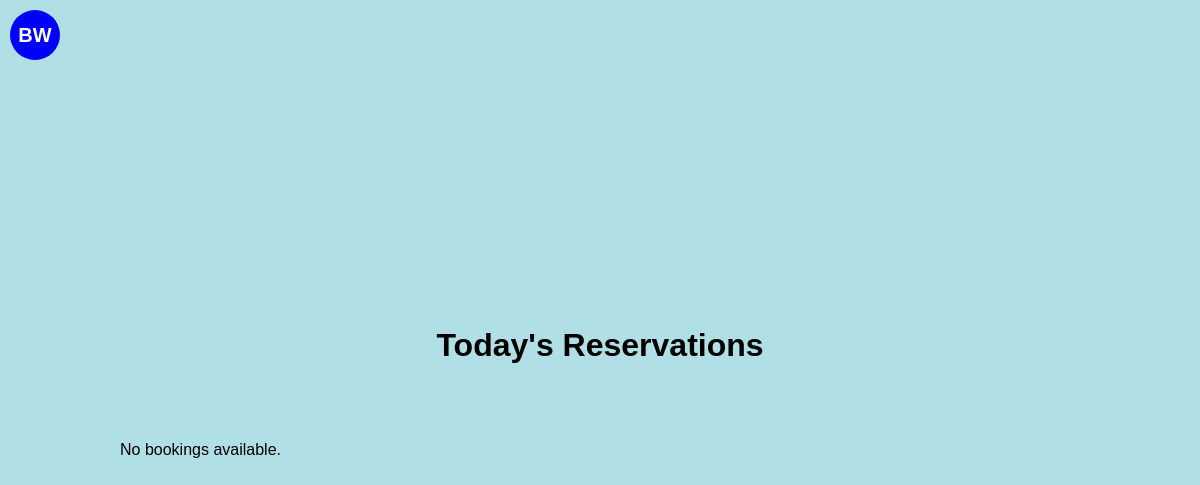
Before: / with the older database file.
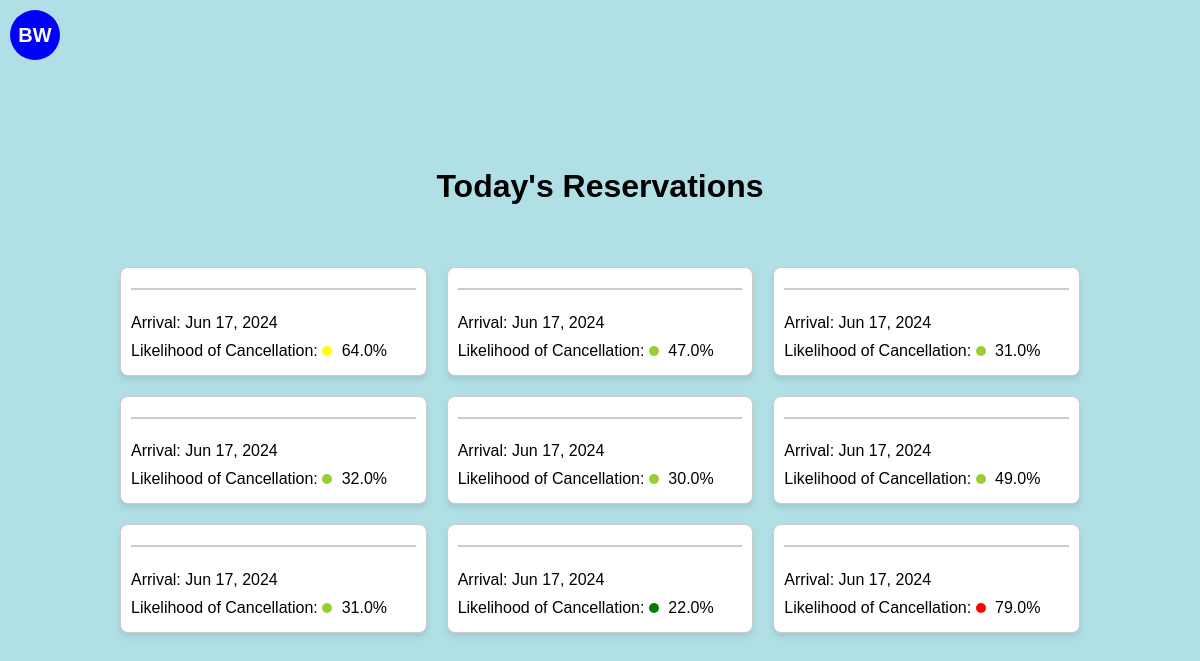
After: the same page with the newer database file.
### cancellationPredictor/models.py (models this page shows, shortened)
class Booking(models.Model):
    month_of_booking = models.IntegerField()
    day_of_booking = models.IntegerField()
    weekday_of_booking = models.IntegerField()
    month_of_arrival = models.IntegerField()
    day_of_arrival = models.IntegerField()
    weekday_of_arrival = models.IntegerField()
    num_of_nights = models.IntegerField()
    is_repeated_guest = models.BooleanField()
    previous_stays = models.IntegerField()
    previous_cancellations = models.IntegerField()
    booking_to_arrival_duration = models.IntegerField()
    rate = models.DecimalField(max_digits=10, decimal_places=2)  # Assuming 'Rate' needs to handle decimals
    override = models.DecimalField(max_digits=10, decimal_places=2)  # Assuming 'Override' is a monetary value
    probability = models.DecimalField(max_digits=10, decimal_places=6)  # Storing probabilities with precision
    prediction = models.BooleanField()  # Assuming prediction is a binary outcome (True/False)
    guest_name = models.TextField()  # Adjust max_length as needed
    date_booking_made = models.DateField()
    scheduled_arrival = models.DateField()

### cancellationPredictor/views.py (the view)
# urls.py: path('', BookingListView.as_view(), name='booking-list'),
class BookingListView(ListView):
    model = Booking
    template_name = 'cancellationPredictor/booking_list.html'
    context_object_name = 'bookings'
    def get_queryset(self):
        today = timezone.localdate()
        today_arrivals = Booking.objects.filter(scheduled_arrival=today)
        fake = Faker()  # Create a Faker generator instance
        for booking in today_arrivals:
            booking.guest_name = fake.name()
        return today_arrivals

### cancellationPredictor/templatetags/custom_filters.py (called while the page is built)
@register.filter(name='multiply')
def multiply(value, arg):
    try:
        return float(value) * float(arg)
    except (ValueError, TypeError):
        return ''  # You might choose to handle the error differently.

### templates/cancellationPredictor/booking_list.html (shortened to what this page needs)
{% load custom_filters %}
<!DOCTYPE html>
<html>
<head>
</head>
<body>
    <div id="logo">BW</div>
    <h1>Today's Reservations</h1>
    <div class="grid-container">
        {% for booking in bookings %}
        <div class="card">
            <h3>{{ booking.guest_name }}</h3>
            <p>Arrival: {{ booking.scheduled_arrival|date:"M d, Y" }}</p>
            <p>Likelihood of Cancellation:
                <span class="probability-circle" style="background-color:
                    {% if booking.probability|multiply:100 < 25 %}
                        green
                    {% elif booking.probability|multiply:100 < 50 %}
                        yellowgreen
                    {% elif booking.probability|multiply:100 < 75 %}
                        yellow
                    {% else %}
                        red
                    {% endif %};
                "></span>
                {{ booking.probability|floatformat:2|multiply:100 }}%
            </p>
        </div>
        {% empty %}
        <p>No bookings available.</p>
        {% endfor %}
    </div>
</body>
</html>

### templates/cancellationPredictor/booking_list.html (style rules this page uses)
body { display: flex; flex-direction: column; align-items: center; justify-content: center; min-height: 100vh; margin: 0; font-family: Arial, sans-serif; background-color: #B0E0E6; }
#logo { position: absolute; top: 10px; left: 10px; width: 50px; height: 50px; background-color: #0000FF; border-radius: 50%; display: flex; justify-content: center; align-items: center; color: white; font-weight: bold; font-size: 20px; }
.grid-container { display: grid; grid-template-columns: repeat(auto-fill, minmax(250px, 1fr)); grid-gap: 20px; padding: 20px; width: 80%; max-width: 1000px; margin-top: 20px; }
.card { background-color: #FFFFFF; border: 1px solid #ccc; border-radius: 8px; box-shadow: 0 4px 6px rgba(0,0,0,0.1); padding: 10px; display: flex; flex-direction: column; justify-content: space-between; }
.card h3 { margin-top: 0; color: #333; border-bottom: 2px solid #ccc; padding-bottom: 10px; }
.card p { margin: 5px 0; }
.probability-circle { height: 10px; width: 10px; border-radius: 50%; display: inline-block; margin-right: 5px; }

Changed rows visible on the page:
added Booking: scheduled_arrival "Jun 17, 2024", probability|multiply "64.0"
added Booking: scheduled_arrival "Jun 17, 2024", probability|multiply "47.0"
added Booking: scheduled_arrival "Jun 17, 2024", probability|multiply "31.0"
added Booking: scheduled_arrival "Jun 17, 2024", probability|multiply "32.0"
added Booking: scheduled_arrival "Jun 17, 2024", probability|multiply "30.0"
added Booking: scheduled_arrival "Jun 17, 2024", probability|multiply "49.0"
added Booking: scheduled_arrival "Jun 17, 2024", probability|multiply "31.0"
added Booking: scheduled_arrival "Jun 17, 2024", probability|multiply "22.0"
added Booking: scheduled_arrival "Jun 17, 2024", probability|multiply "79.0"
Other visible differences:
text no longer shown: "No bookings available."
